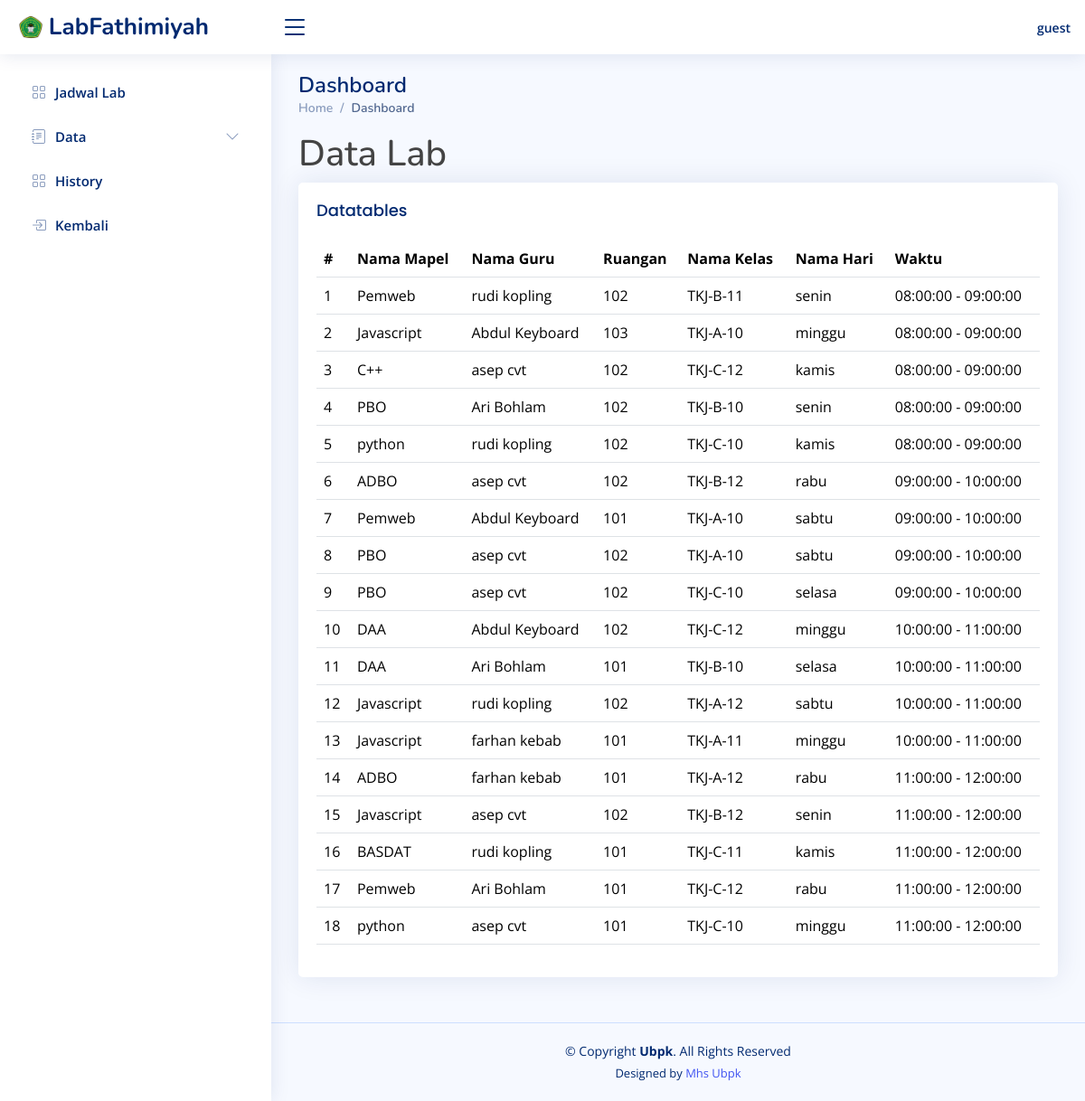
Page /pages/content/dashboard/viewjadwal.php on the earlier database version.
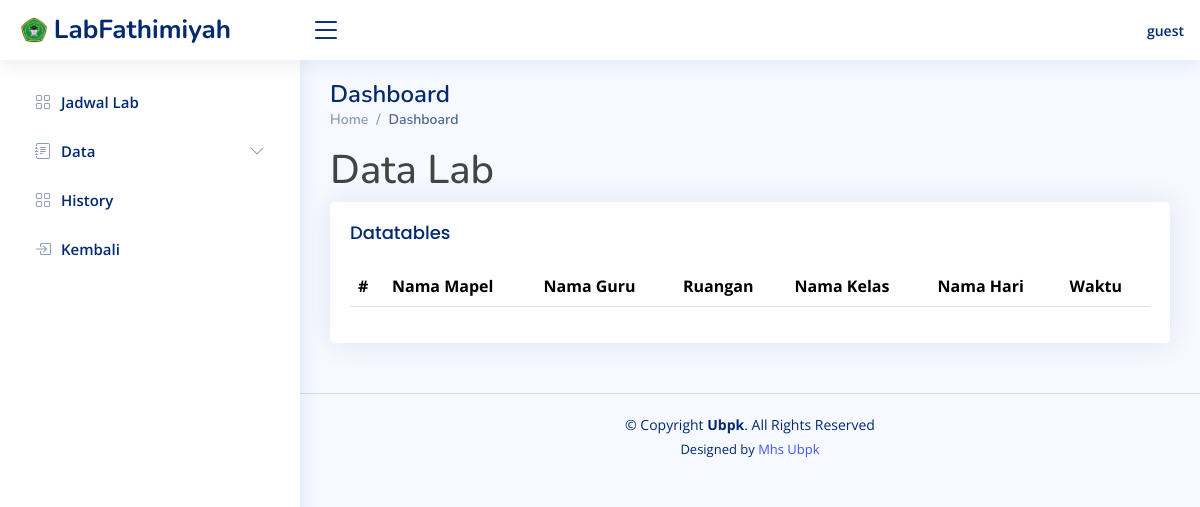
Same page on the later database version.
### tables this page shows
CREATE TABLE `tbl_jadwal` (
  `id_jadwal` int(11) NOT NULL,
  `guru_id` int(11) NOT NULL,
  `mapel_id` int(11) NOT NULL,
  `kelas_id` int(11) NOT NULL,
  `hari_id` int(11) NOT NULL,
  `ruangan_id` int(11) NOT NULL,
  `waktu_id` int(11) NOT NULL,
  `status_deleted` tinyint(4) NOT NULL DEFAULT 0
);

CREATE TABLE `tbl_mapel` (
  `mapel_id` int(11) NOT NULL,
  `nama_mapel` varchar(100) NOT NULL,
  `status_deleted` tinyint(11) NOT NULL DEFAULT 0
);

CREATE TABLE `tbl_guru` (
  `guru_id` int(11) NOT NULL,
  `nama_guru` varchar(100) NOT NULL,
  `status_deleted` tinyint(11) NOT NULL DEFAULT 0
);

CREATE TABLE `tbl_ruangan` (
  `ruangan_id` int(11) NOT NULL,
  `no_ruangan` varchar(10) NOT NULL,
  `kapasitas` int(11) NOT NULL,
  `status_deleted` tinyint(11) NOT NULL DEFAULT 0
);

CREATE TABLE `tbl_kelas` (
  `kelas_id` int(11) NOT NULL,
  `nama_kelas` varchar(100) NOT NULL,
  `status_deleted` tinyint(11) NOT NULL DEFAULT 0
);

CREATE TABLE `tbl_hari` (
  `hari_id` int(11) NOT NULL,
  `nama_hari` varchar(10) NOT NULL
);

CREATE TABLE `tbl_waktu` (
  `waktu_id` int(11) NOT NULL,
  `waktu_mulai` time NOT NULL,
  `waktu_selesai` time NOT NULL DEFAULT current_timestamp()
);

### pages/content/dashboard/viewjadwal.php (the view, shortened to what this page needs)
<main id="main" class="main">
    <div class="pagetitle">
        <h1>Dashboard</h1>
        <nav>
            <ol class="breadcrumb">
                <li class="breadcrumb-item"><a href="index.php">Home</a></li>
                <li class="breadcrumb-item active">Dashboard</li>
            </ol>
        </nav>
    </div>
    <h1>Data Lab</h1>
    <section class="section">
      <div class="row">
        <div class="col-lg-12">
          <div class="card">
            <div class="card-body">
              <h5 class="card-title">Datatables</h5>
                        <table class="table datatable">
                            <thead>
                                <tr>
                                    <th>#</th>
                                    <th>Nama Mapel</th>
                                    <th>Nama Guru</th>
                                    <th>Ruangan</th>
                                    <th>Nama Kelas</th>
                                    <th>Nama Hari</th>
                                    <th>Waktu</th>
                                </tr>
                            </thead>
                            <tbody>
                                <?php
                                require '../../../config/db.php';
                                $jadwal = mysqli_query($db_connect, "
                                    SELECT
                                        jadwal.id_jadwal,
                                        mapel.nama_mapel,
                                        guru.nama_guru,
                                        ruangan.no_ruangan,
                                        kelas.nama_kelas,
                                        hari.nama_hari,
                                        waktu.waktu_mulai,
                                        waktu.waktu_selesai
                                    FROM tbl_jadwal jadwal
                                    JOIN tbl_hari hari ON jadwal.hari_id = hari.hari_id
                                    JOIN tbl_waktu waktu ON jadwal.waktu_id = waktu.waktu_id
                                    JOIN tbl_mapel mapel ON jadwal.mapel_id = mapel.mapel_id
                                    JOIN tbl_kelas kelas ON jadwal.kelas_id = kelas.kelas_id
                                    JOIN tbl_guru guru ON jadwal.guru_id = guru.guru_id
                                    JOIN tbl_ruangan ruangan ON jadwal.ruangan_id = ruangan.ruangan_id
                                ");
                                $no = 1;
                                while ($row = mysqli_fetch_assoc($jadwal)) {
                                ?>
                                    <tr>
                                        <td><?= $no++; ?></td>
                                        <td><?= $row['nama_mapel']; ?></td>
                                        <td><?= $row['nama_guru']; ?></td>
                                        <td><?= $row['no_ruangan']; ?></td>
                                        <td><?= $row['nama_kelas']; ?></td>
                                        <td><?= $row['nama_hari']; ?></td>
                                        <td><?= $row['waktu_mulai'] . " - " . $row['waktu_selesai']; ?></td>
                                    </tr>
                                <?php } ?>
                            </tbody>
                        </table>
                    </div>
                </div>
            </div>
        </div>
    </section>
</main>

Differences in the rows shown:
removed tbl_jadwal: mapel.nama_mapel "Pemweb", guru.nama_guru "rudi kopling", ruangan.no_ruangan "102", kelas.nama_kelas "TKJ-B-11", hari.nama_hari "senin", waktu.waktu_mulai "08:00:00", waktu.waktu_selesai "09:00:00"
removed tbl_jadwal: mapel.nama_mapel "Javascript", guru.nama_guru "Abdul Keyboard", ruangan.no_ruangan "103", kelas.nama_kelas "TKJ-A-10", hari.nama_hari "minggu", waktu.waktu_mulai "08:00:00", waktu.waktu_selesai "09:00:00"
removed tbl_jadwal: mapel.nama_mapel "C++", guru.nama_guru "asep cvt", ruangan.no_ruangan "102", kelas.nama_kelas "TKJ-C-12", hari.nama_hari "kamis", waktu.waktu_mulai "08:00:00", waktu.waktu_selesai "09:00:00"
removed tbl_jadwal: mapel.nama_mapel "PBO", guru.nama_guru "Ari Bohlam", ruangan.no_ruangan "102", kelas.nama_kelas "TKJ-B-10", hari.nama_hari "senin", waktu.waktu_mulai "08:00:00", waktu.waktu_selesai "09:00:00"
removed tbl_jadwal: mapel.nama_mapel "python", guru.nama_guru "rudi kopling", ruangan.no_ruangan "102", kelas.nama_kelas "TKJ-C-10", hari.nama_hari "kamis", waktu.waktu_mulai "08:00:00", waktu.waktu_selesai "09:00:00"
removed tbl_jadwal: mapel.nama_mapel "ADBO", guru.nama_guru "asep cvt", ruangan.no_ruangan "102", kelas.nama_kelas "TKJ-B-12", hari.nama_hari "rabu", waktu.waktu_mulai "09:00:00", waktu.waktu_selesai "10:00:00"
removed tbl_jadwal: mapel.nama_mapel "Pemweb", guru.nama_guru "Abdul Keyboard", ruangan.no_ruangan "101", kelas.nama_kelas "TKJ-A-10", hari.nama_hari "sabtu", waktu.waktu_mulai "09:00:00", waktu.waktu_selesai "10:00:00"
removed tbl_jadwal: mapel.nama_mapel "PBO", guru.nama_guru "asep cvt", ruangan.no_ruangan "102", kelas.nama_kelas "TKJ-A-10", hari.nama_hari "sabtu", waktu.waktu_mulai "09:00:00", waktu.waktu_selesai "10:00:00"
removed tbl_jadwal: mapel.nama_mapel "PBO", guru.nama_guru "asep cvt", ruangan.no_ruangan "102", kelas.nama_kelas "TKJ-C-10", hari.nama_hari "selasa", waktu.waktu_mulai "09:00:00", waktu.waktu_selesai "10:00:00"
removed tbl_jadwal: mapel.nama_mapel "DAA", guru.nama_guru "Abdul Keyboard", ruangan.no_ruangan "102", kelas.nama_kelas "TKJ-C-12", hari.nama_hari "minggu", waktu.waktu_mulai "10:00:00", waktu.waktu_selesai "11:00:00"
removed tbl_jadwal: mapel.nama_mapel "DAA", guru.nama_guru "Ari Bohlam", ruangan.no_ruangan "101", kelas.nama_kelas "TKJ-B-10", hari.nama_hari "selasa", waktu.waktu_mulai "10:00:00", waktu.waktu_selesai "11:00:00"
removed tbl_jadwal: mapel.nama_mapel "Javascript", guru.nama_guru "rudi kopling", ruangan.no_ruangan "102", kelas.nama_kelas "TKJ-A-12", hari.nama_hari "sabtu", waktu.waktu_mulai "10:00:00", waktu.waktu_selesai "11:00:00"
removed tbl_jadwal: mapel.nama_mapel "Javascript", guru.nama_guru "farhan kebab", ruangan.no_ruangan "101", kelas.nama_kelas "TKJ-A-11", hari.nama_hari "minggu", waktu.waktu_mulai "10:00:00", waktu.waktu_selesai "11:00:00"
removed tbl_jadwal: mapel.nama_mapel "ADBO", guru.nama_guru "farhan kebab", ruangan.no_ruangan "101", kelas.nama_kelas "TKJ-A-12", hari.nama_hari "rabu", waktu.waktu_mulai "11:00:00", waktu.waktu_selesai "12:00:00"
removed tbl_jadwal: mapel.nama_mapel "Javascript", guru.nama_guru "asep cvt", ruangan.no_ruangan "102", kelas.nama_kelas "TKJ-B-12", hari.nama_hari "senin", waktu.waktu_mulai "11:00:00", waktu.waktu_selesai "12:00:00"
removed tbl_jadwal: mapel.nama_mapel "BASDAT", guru.nama_guru "rudi kopling", ruangan.no_ruangan "101", kelas.nama_kelas "TKJ-C-11", hari.nama_hari "kamis", waktu.waktu_mulai "11:00:00", waktu.waktu_selesai "12:00:00"
removed tbl_jadwal: mapel.nama_mapel "Pemweb", guru.nama_guru "Ari Bohlam", ruangan.no_ruangan "101", kelas.nama_kelas "TKJ-C-12", hari.nama_hari "rabu", waktu.waktu_mulai "11:00:00", waktu.waktu_selesai "12:00:00"
removed tbl_jadwal: mapel.nama_mapel "python", guru.nama_guru "asep cvt", ruangan.no_ruangan "101", kelas.nama_kelas "TKJ-C-10", hari.nama_hari "minggu", waktu.waktu_mulai "11:00:00", waktu.waktu_selesai "12:00:00"
